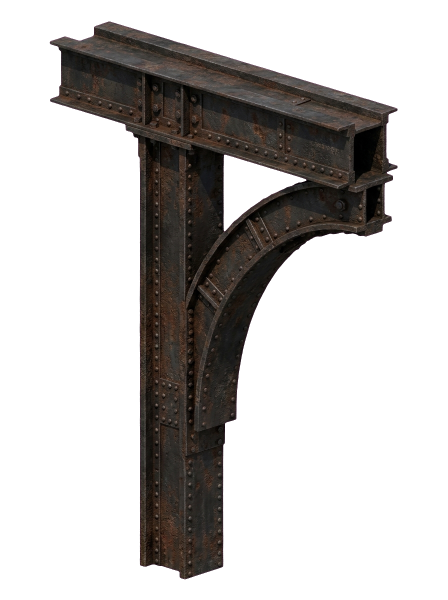
#> input picture tools/arena_1c/test_coluna_arco_cut.png, 896 x 1200 px, found by its file name (shown at 1/2 size)
$ python montar_coluna_arco.py
#> lines starting #> are read from the running program, lines starting #| are printed output that depends on the picture
"""Montagem da Coluna e Arco Portante da Galeria (Fase 1C).
Módulos:
  - arena_galeria_coluna_v1: 16x16 de base, altura 64 de mundo (64x256 px).
  - arena_galeria_arco_v1: arco metálico de vão livre 64 de mundo, altura 16 de mundo (256x64 px).
"""
import os
import numpy as np
from PIL import Image, ImageDraw, ImageEnhance

SRC = r"c:\Users\Usuario\Documents\jogo\tools\arena_1c\test_coluna_arco_cut.png"
OUT_DIR = r"c:\Users\Usuario\Documents\jogo\tools\arena_1c"

im = Image.open(SRC)
#> im is the input picture: PIL image 896x1200 RGBA; mean R, G, B, A 15.1, 12.8, 11.3, 75.7

# 1. Coluna vertical (x=305..500, y=260..1155)
col_crop = im.crop((305, 260, 500, 1155))
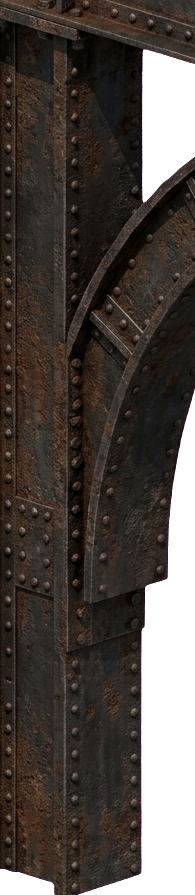
#> col_crop: PIL image 195x895 RGBA; mean R, G, B, A 39.6, 32.7, 27.9, 213.2; transparent parts drawn white
coluna = col_crop.resize((64, 256), Image.LANCZOS)
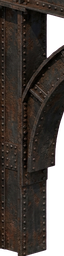
#> coluna: PIL image 64x256 RGBA; mean R, G, B, A 40.6, 33.1, 28.7, 213.2; transparent parts drawn white
coluna.save(os.path.join(OUT_DIR, "arena_galeria_coluna_v1.png"))
print("Coluna da galeria salva:", coluna.size)
#| Coluna da galeria salva: (64, 256)

# 2. Arco portante (vão de 256 px x 64 px de altura)
# O arco curvo conecta a viga superior com o apoio da coluna
# Vamos construir um arco simétrico de vão 256 px usando a curvatura de metal rebitado da imagem
im_arco = Image.new("RGBA", (256, 64), (0, 0, 0, 0))
#> im_arco: PIL image 256x64 RGBA; every value is 0
d = ImageDraw.Draw(im_arco)

# Viga horizontal superior (espessura 16 px)
d.rectangle([0, 0, 255, 16], fill=(45, 38, 32, 255), outline=(20, 16, 12, 255), width=2)
d.rectangle([0, 3, 255, 8], fill=(95, 78, 65, 255))
# Rebites ao longo da viga superior
for rx in range(16, 256, 32):
    d.ellipse([rx-3, 5, rx+3, 11], fill=(140, 110, 80, 255))

# Arcos curvos nos cantos esquerdo e direito (mísulas de reforço)
# Canto esquerdo: de (0, 16) descendo até (0, 60) e curvando até (64, 16)
d.polygon([(0, 16), (64, 16), (0, 60)], fill=(40, 34, 28, 255))
d.line([(0, 60), (64, 16)], fill=(120, 95, 75, 255), width=4)
d.ellipse([10, 26, 18, 34], fill=(140, 110, 80, 255))

# Canto direito: de (255, 16) descendo até (255, 60) e curvando até (191, 16)
d.polygon([(255, 16), (191, 16), (255, 60)], fill=(40, 34, 28, 255))
d.line([(255, 60), (191, 16)], fill=(120, 95, 75, 255), width=4)
d.ellipse([237, 26, 245, 34], fill=(140, 110, 80, 255))

im_arco.save(os.path.join(OUT_DIR, "arena_galeria_arco_v1.png"))
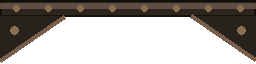
#> saved as arena_galeria_arco_v1.png: PIL image 256x64 RGBA; mean R, G, B, A 27.9, 22.9, 18.6, 116.3; transparent parts drawn white
print("Arco da galeria salvo:", im_arco.size)
#| Arco da galeria salvo: (256, 64)

$ run again, with tools/arena_1c/arena_portao_lutadores_aberto_v1.png copied over tools/arena_1c/test_coluna_arco_cut.png
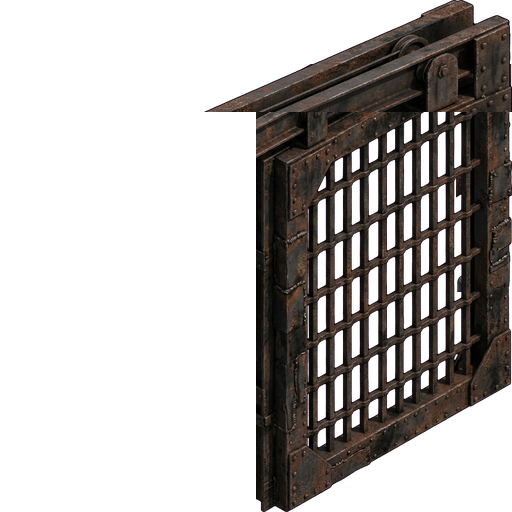
#> input picture tools/arena_1c/arena_portao_lutadores_aberto_v1.png, 512 x 512 px, found by its file name
#> im is the input picture: PIL image 512x512 RGBA; mean R, G, B, A 18, 14.6, 12.9, 88.5
#> `col_crop = im.crop((305, 260, 500, 1155))`:
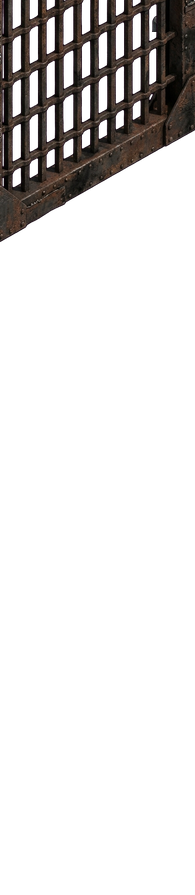
#> col_crop: PIL image 195x895 RGBA; mean R, G, B, A 8.4, 6.5, 5.8, 40.4; transparent parts drawn white
#> `coluna = col_crop.resize((64, 256), Image.LANCZOS)`:
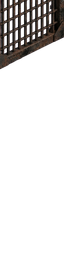
#> coluna: PIL image 64x256 RGBA; mean R, G, B, A 9.4, 7.2, 6.5, 40.2; transparent parts drawn white
#| Coluna da galeria salva: (64, 256)
#> im_arco: PIL image 256x64 RGBA; every value is 0
#| Arco da galeria salvo: (256, 64)

$ run again, with tools/arena_1c/arena_portao_lutadores_fechado_v1.png copied over tools/arena_1c/test_coluna_arco_cut.png
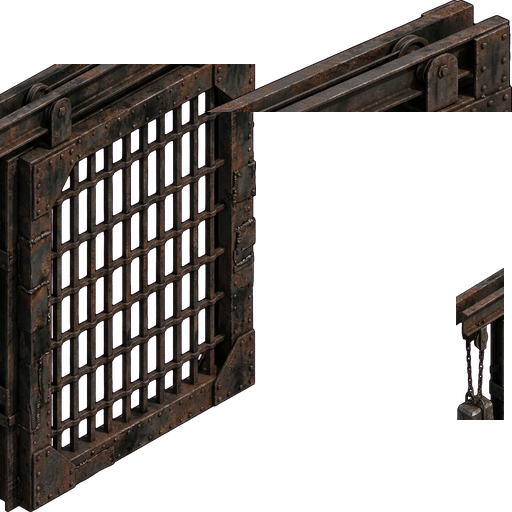
#> input picture tools/arena_1c/arena_portao_lutadores_fechado_v1.png, 512 x 512 px, found by its file name
#> im is the input picture: PIL image 512x512 RGBA; mean R, G, B, A 21.1, 17.2, 15.2, 103.4
#> `col_crop = im.crop((305, 260, 500, 1155))`:
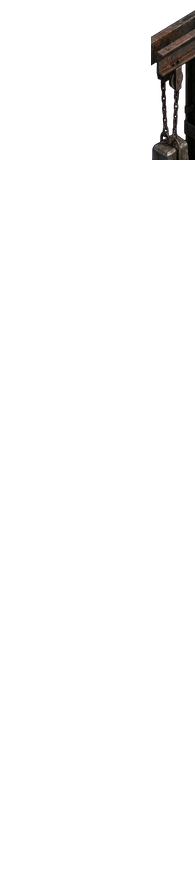
#> col_crop: PIL image 195x895 RGBA; mean R, G, B, A 1.4, 1.1, 1, 6.4; transparent parts drawn white
#> `coluna = col_crop.resize((64, 256), Image.LANCZOS)`:
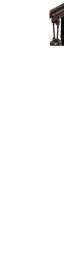
#> coluna: PIL image 64x256 RGBA; mean R, G, B, A 1.7, 1.4, 1.2, 6.4; transparent parts drawn white
#| Coluna da galeria salva: (64, 256)
#> im_arco: PIL image 256x64 RGBA; every value is 0
#| Arco da galeria salvo: (256, 64)
